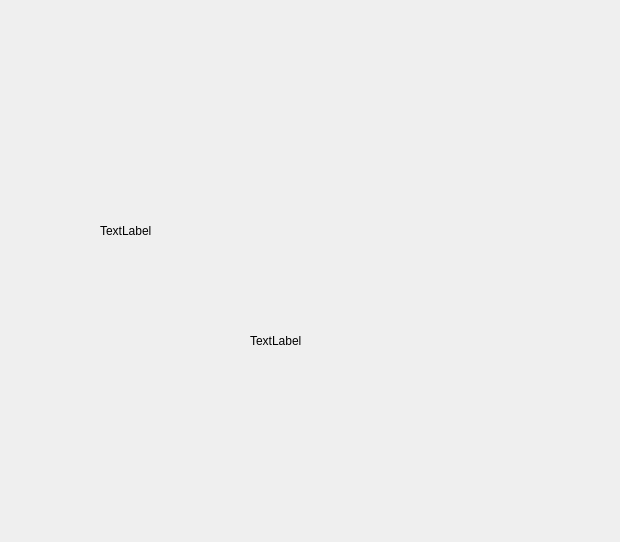
<?xml version="1.0" encoding="UTF-8"?>
<ui version="4.0">
 <class>test</class>
 <widget class="QWidget" name="test">
  <property name="geometry">
   <rect>
    <x>0</x>
    <y>0</y>
    <width>620</width>
    <height>542</height>
   </rect>
  </property>
  <property name="windowTitle">
   <string>Form</string>
  </property>
  <widget class="QLabel" name="label1">
   <property name="geometry">
    <rect>
     <x>250</x>
     <y>330</y>
     <width>84</width>
     <height>21</height>
    </rect>
   </property>
   <property name="text">
    <string>TextLabel</string>
   </property>
  </widget>
  <widget class="QLabel" name="label2">
   <property name="geometry">
    <rect>
     <x>100</x>
     <y>220</y>
     <width>84</width>
     <height>21</height>
    </rect>
   </property>
   <property name="text">
    <string>TextLabel</string>
   </property>
  </widget>
 </widget>
 <resources/>
 <connections/>
</ui>
